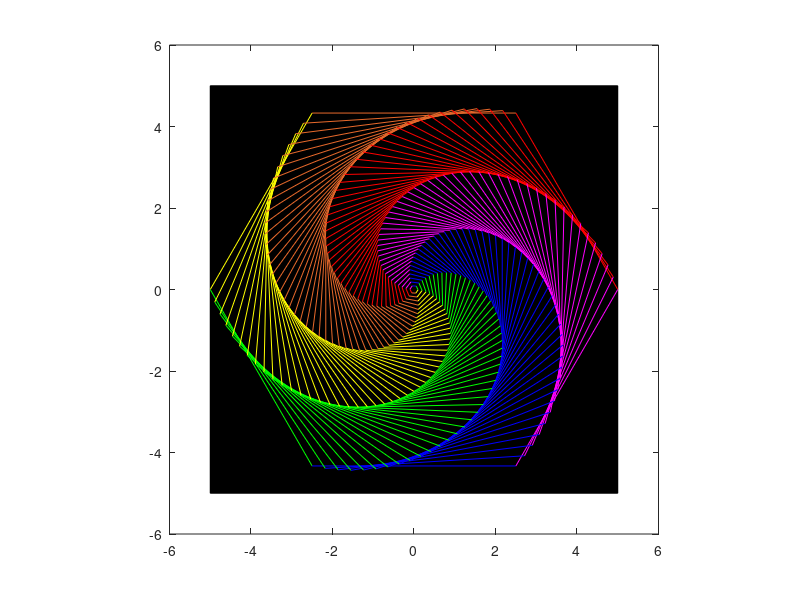

Source code (MATLAB):
clc
clear all
close all
figure;
pause(0.01);
x1=50;
a=pi/5;
u=0;
r=5;
g=0;
fill([-5 -5 5 5],[-5 5 5 -5],'k');
pause(0.01);
hold on;
m1=[0 pi/3];
m2=[pi/3 2*pi/3];
m3=[2*pi/3 pi];
m4=[pi 4*pi/3];
m5=[4*pi/3 5*pi/3];
m6=[5*pi/3 0];
k=0;
for i=1:x1
    if(r>0)
 t=m1+u*a;
x=r*cos(t);
y=r*sin(t);
plot(x,y,'r');
hold on;
 t=m2+u*a;
x=r*cos(t);
y=r*sin(t);
plot(x,y,'color',[0.9100    0.4100    0.1700]);
hold on;
 t=m3+u*a;
x=r*cos(t);
y=r*sin(t);
plot(x,y,'y');
hold on;
 t=m4+u*a;
x=r*cos(t);
y=r*sin(t);
plot(x,y,'g');
hold on;
 t=m5+u*a;
x=r*cos(t);
y=r*sin(t);
plot(x,y,'b');
hold on;
 t=m6+u*a;
x=r*cos(t);
y=r*sin(t);
plot(x,y,'m');
hold on;
axis square;
hold on;
u=u+0.1;
r=r-0.1;
pause(0.01);
    end
end